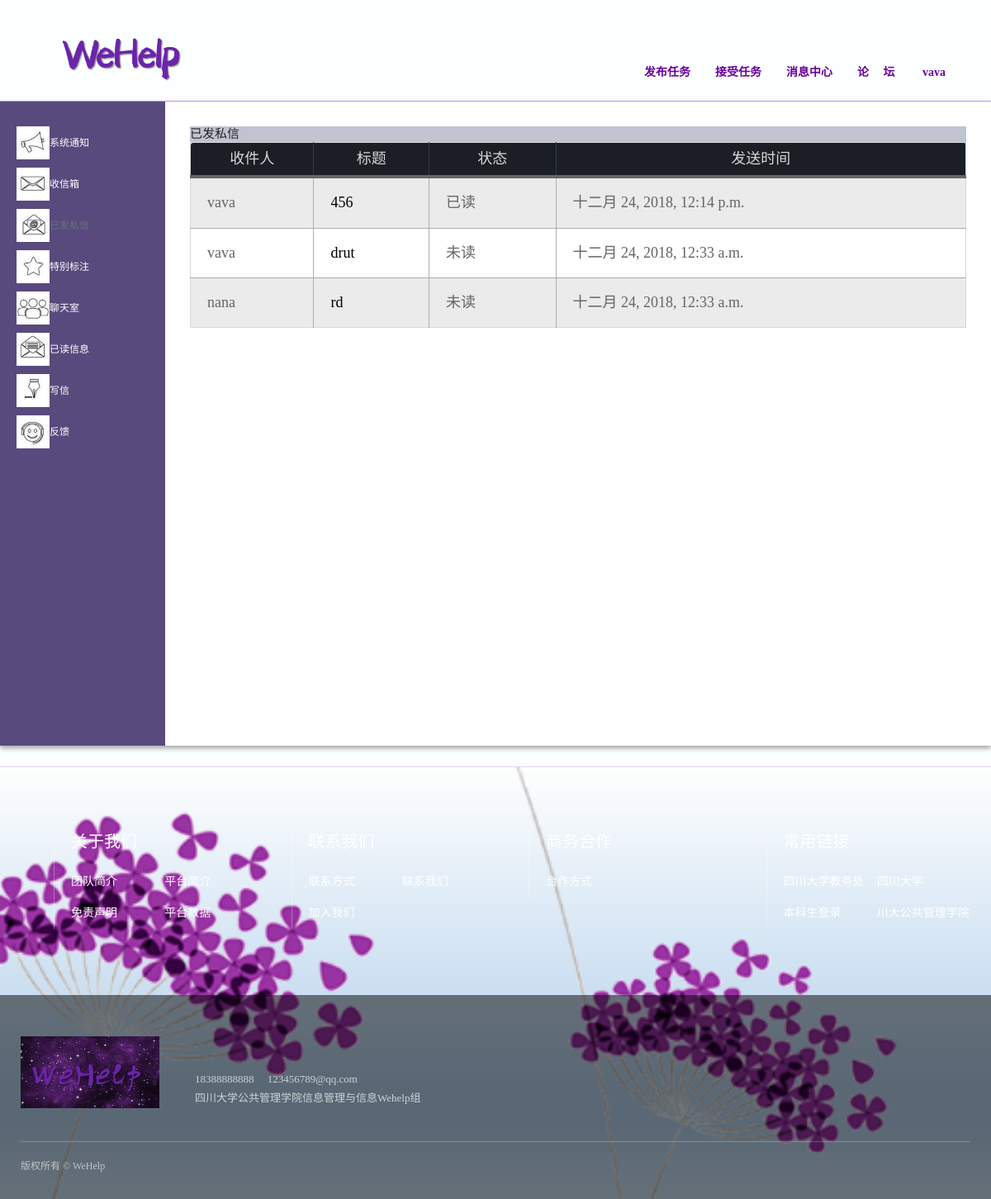
The page /Communication/message_by_me/ (signed in) on the database its author committed.
### Login/models.py (models this page shows, shortened)
class User(AbstractUser):
    gender_choice = (
        (u'M', u'Male'),
        (u'F', u'Female'),
    )
    login = (
        ('0', u'离线'),
        ('1', u'在线'),
    )
    username = models.CharField(max_length=64, verbose_name='用户名', unique=True)
    name = models.CharField(max_length=64, blank=True, verbose_name='姓名')
    gender = models.CharField(max_length=2, choices=gender_choice)
    college = models.CharField(max_length=64, blank=True, verbose_name='学院')
    major = models.CharField(max_length=64, blank=True, verbose_name='专业')
    birthday = models.DateField(blank=True, null=True, verbose_name='生日')
    email = models.EmailField(blank=True, verbose_name='邮箱')
    qq_num = models.CharField(max_length=64, blank=True, verbose_name='QQ号')
    avatar = models.ImageField(upload_to='avatar', verbose_name='头像')
    final_remark = models.FloatField(max_length=10, null=True, blank=True, verbose_name='总评分')
    task_take_num = models.IntegerField(default=0, blank=True, verbose_name='接单总次数')
    alike = models.IntegerField(default=0, blank=True, verbose_name='点赞总次数')
    attention = models.IntegerField(default=0, blank=True, verbose_name='关注总次数')
    is_login = models.CharField(max_length=128, choices=login, default='0', verbose_name='')
    master_type = models.ForeignKey(MasterType, on_delete=models.CASCADE, blank=True, null=True, verbose_name='达人类型')
    become_master_datetime = models.DateTimeField(auto_now_add=True, verbose_name='成为达人时间')
    master_take_delivery_times = models.IntegerField(default=0, blank=True, verbose_name='接快递总次数')
    master_take_buy_times = models.IntegerField(default=0, blank=True, verbose_name='接代购总次数')
    master_take_print_times = models.IntegerField(default=0, blank=True, verbose_name='接打印总次数')
    master_take_umbrella_times = models.IntegerField(default=0, blank=True, verbose_name='接共享伞总次数')
    master_take_others_times = models.IntegerField(default=0, blank=True, verbose_name='接其他单次数')
    class Meta:
        verbose_name = '用户资料'
        verbose_name_plural = verbose_name

class Message(models.Model):
    state = (
        ('0', "未读"),
        ('1', "已读"),
    )
    state_x = (
        ('0', "未被发件者标记"),
        ('1', "已被发件人标记"),
    )
    state_y = (
        ('0', "未被收件者标记"),
        ('1', "已被收件者标记"),
    )
    message_id = models.IntegerField(primary_key=True)
    txtmessage = models.CharField(max_length=100, null=False, verbose_name='留言内容名字')
    message_sender = models.CharField(max_length=100, null=False, verbose_name='留言发出者名字')
    message_receiver = models.CharField(max_length=100,null=False,verbose_name='留言接收者名字')
    message_receiver_ID = models.CharField(max_length=100,null=False,verbose_name='留言接收者ID')
    message_sender_ID = models.CharField(max_length=100,null=False,verbose_name='留言发出者ID')
    c_time = models.DateTimeField(auto_now_add=True, verbose_name='留言时间')
    title = models.CharField(max_length=100,null=True,verbose_name='留言标题')
    is_new = models.CharField(max_length=100,choices=state,default='0',blank=True,null=True,verbose_name='是都已阅')
    is_marked_bysender = models.CharField(max_length=100,choices=state_x,default='0',blank=True,null=True,verbose_name='是否被发件者标注')
    is_marked_byreceiver= models.CharField(max_length=100,choices=state_y,default='0',blank=True,null=True,verbose_name='是否被收件人标记')

### Communication/views.py (the view, shortened to what this page needs)
def message_by_me(request):
    if not request.session.get('is_login') == True:
        return redirect('/login/')
    user_id=request.session['user_id']
    message = Message.objects.filter(message_sender_ID=user_id).order_by('-c_time')
    p = Paginator(message, 10)   #分页，10篇文章一页
    if p.num_pages <= 1:  #如果文章不足一页
        good_list = message  #直接返回所有文章
        data = ''  #不需要分页按钮
    return render(request,'communication/message_by_me.html', context={'good_list': good_list, 'data': data, 'type': type}
    )

### templates/communication/message_by_me.html (shortened to what this page needs)
{% extends 'accounts/base.html' %}
{% load staticfiles %}
{% block css %}
    <link rel="stylesheet" href="{% static 'css/profile.css' %}">
{% endblock %}
    {% block content %}
<div class="nav1">
               <div class="item home">
                   <img src="{% static 'images/icon/system_message.jpg' %}" class="nav-img">
                    <a href="{% url 'Communication:system_message' %}">系统通知</a>
               </div>
               <div class="item">
                   <img src="{% static 'images/icon/person_message.jpg' %}" class="nav-img">
                   <a href="{% url 'Communication:person_message'%}">收信箱</a>
               </div>
               <div class="item">
                   <img src="{% static 'images/icon/message_by_me.jpg' %}" class="nav-img">
                   已发私信
               </div>
              <div class="item">
                  <img src="{% static 'images/icon/message_marked.jpg' %}" class="nav-img">
                  <a href="{% url 'Communication:marked_message'%}">特别标注</a>
              </div>
                <div class="item">
                    <img src="{% static 'images/icon/chat.jpg' %}" class="nav-img">
                    <a href="{% url 'Communication:chat'%}">聊天室</a>
               </div>
                <div class="item">
                    <img src="{% static 'images/icon/message_read.jpg' %}" class="nav-img">
                    <a href="{% url 'Communication:message_read'%}">已读信息</a>
               </div>
                <div class="item">
                    <img src="{% static 'images/icon/write_message.png' %}" class="nav-img">
                   <a href="{% url 'Communication:write_message'%}">写信</a>
               </div>
              <div class="item">
                  <img src="{% static 'images/icon/contact_us.jpg' %}" class="nav-img">
                   <a href="{% url 'Communication:contact_us'%}">反馈</a>
               </div>
            </div>
     <div class="content">
            <div class="panel-heading"style="background-color:#C1C3D1;border-color:white;font-size: 15px">
        已发私信
            </div>
   <table class="table ">
    <thead>
      <tr>
          <th>收件人</th>
       <th>标题</th>
       <th>状态</th>
          <th>发送时间</th>
      </tr>
    </thead>
  <tbody>
  {% for message in good_list %}
     <tr>
      <td>{{ message.message_receiver }}</td>
       <td><a href="{% url 'Communication:message_details' message.message_id%}">{{ message.title }}</a></td>
      {% if message.is_new == '0' %}
       <td>未读</td>
      {% else %}
      <td>已读</td>
      {% endif %}
      <td>{{ message.c_time }}</td>
     {% endfor %}
     </tr>
  </tbody>
</table>
            </div>
        {% endblock%}

### templates/accounts/base.html (shortened to what this page needs)
{% load static %}
<!DOCTYPE html>
<html lang="zh-CN">
  <head>
    <link href="{% static 'css/index02.css' %}" rel="stylesheet">
    <link href="{% static 'css/base01.css' %}" rel="stylesheet">
{% block css %}{% endblock %}
</head>
<body>
<div class="header" id="header" style="border-bottom:1px #d086f7 solid; ">
    <div class="navwrapper">
        <div class="logowrapper">
            <a href="/" class="logo" ><img src="{% static 'images/logo03.png' %}" alt=""></a>
        </div>
        <div class="nav">
            <div class="mainnav clearfix">
                <ul id="nav">
                    <li><a href="{% url 'Send:send_category' %}" class="">发布任务</a></li>
                    <li><a href="{% url 'Take:task_take_division_all' %}">接受任务</a></li>
                    <li><a href="/Communication/system_message/">消息中心</a></li>
                    <li><a href="/luntan/">论&nbsp;&nbsp;&nbsp;&nbsp;&nbsp;坛</a></li>
                    {% if user.is_login %}
                    <li><a href="#" class="">&nbsp;{{ user.username }}</a>
                    </li>
                    {% endif %}
                </ul>
            </div>
        </div>
    </div>
</div>
 <main>
    <div class="main-inner">
    {% block content %}
    {% endblock %}
       </div>
  </main>
<div class="footer" style="border-top:1px #e3d2fd solid;">
 <div class="mainWrap">
  <div class="ulink clearfix">
   <div class="tlink">
    <div class="txtwrapper clearfix">
     <h2>常用链接</h2>
     <ul>
      <li><a href="http://jwc.scu.edu.cn/" target="_blank">四川大学教务处</a></li>
      <li><a href="http://www.scu.edu.cn/" target="_blank">四川大学</a></li>
      <li><a href="http://zhjw.scu.edu.cn/login" target="_blank">本科生登录</a></li>
         <li><a href="http://ggglxy.scu.edu.cn/" target="_blank">川大公共管理学院</a></li>
     </ul>
    </div>
   </div>
      <div class="tlink">
          <div class="txtwrapper clearfix">
              <h2>商务合作</h2>
              <ul>
                  <li><a href="/cooperation/">合作方式</a></li>
              </ul>
          </div>
      </div>
      <div class="tlink">
          <div class="txtwrapper clearfix">
              <h2>联系我们</h2>
              <ul>
                  <li><a href="/contact_way/">联系方式</a></li>
                  <li><a href="/contact_us/">联系我们</a></li>
                  <li><a href="/joinus/">加入我们</a></li>
              </ul>
          </div>
      </div>
     <div class="tlink">
          <div class="txtwrapper clearfix">
              <h2>关于我们</h2><ul>
      <li><a href="/about_us/" target="_blank">团队简介</a></li>
      <li><a href="/about_platform/">平台简介</a></li>
      <li><a href="/disclamier/" target="_blank">免责声明</a></li>
              <li><a href="/bar/" target="_blank">平台数据</a></li>
     </ul>
        </div>
    </div>
  </div>
  </div>
  <div class="copy">
   <div class="mainWrap">
    <div class="contact">
     <img src="{% static 'images/logo04.png' %}" alt="">
     <div class="txtwrapper">
       18388888888　<span> 123456789@qq.com</span><br>
  四川大学公共管理学院信息管理与信息Wehelp组
     </div>
    </div>
    <div class="copyrights">
     版权所有 © WeHelp<span></span>
    </div>
   </div>
  </div>
</div></body>
</html>

### static/css/index02.css (style rules this page uses)
.header { position: relative; height: 122px; }
.header .navwrapper { position: absolute; width: 100%; z-index: 10; }
.header .navwrapper .nav { float: right; padding-right: 35px; padding-top: 30px; padding-bottom: 30px; }
@media screen and (max-width: 1400px) { .header .navwrapper .nav { padding-right: 10px; } }
.header .navwrapper .nav .mainnav { padding: 39px 0 16px 0; }
@media screen and (max-width: 1400px) { .header .navwrapper .nav .mainnav { padding-top: 35px; } }
.header .navwrapper .nav .mainnav li { float: left; font-size: 18px; position: relative; line-height: 46px; }
@media screen and (max-width: 1400px) { .header .navwrapper .nav .mainnav li { font-size: 16px; } }
@media screen and (max-width: 1280px) { .header .navwrapper .nav .mainnav li { font-size: 14px; } }
.header .navwrapper .nav .mainnav li a { color: #69019b; display: block; padding: 0 25px; font-weight: bolder; }
@media screen and (max-width: 1400px) { .header .navwrapper .nav .mainnav li a { padding: 0 20px; } }
@media screen and (max-width: 1280px) { .header .navwrapper .nav .mainnav li a { padding: 0 15px; } }
.header .navwrapper .logowrapper { position: absolute; width: 180px; left: 60px; top: 40px; }
.header .navwrapper .logowrapper .logo { display: block; }
.header .navwrapper .logowrapper img { width: 100%; }
.footer { position: relative; background: url(../images/pgy03.png) no-repeat bottom center; background-size: cover; }
.footer .ulink { padding-top: 100px; padding-bottom: 150px; }
@media screen and (max-width: 1920px) { .footer .ulink { padding-top: 100px; padding-bottom: 100px; } }
@media screen and (max-width: 1280px) { .footer .ulink { padding-top: 80px; padding-bottom: 80px; } }
.footer .ulink .tlink { float: right; width: 25%; color: #fff; }
.footer .ulink .tlink .txtwrapper { margin-left: 60px; padding-left: 40px; border-left: 1px solid rgba(255, 255, 255, 0.3); }
@media screen and (max-width: 1280px) { .footer .ulink .tlink .txtwrapper { margin-left: 40px; padding-left: 20px; } }
.footer .ulink .tlink .txtwrapper h2 { font-size: 20px; line-height: 1em; padding-bottom: 20px; }
.footer .ulink .tlink .txtwrapper a { color: #fff; font-size: 14px; line-height: 38px; }
.footer .ulink .tlink .txtwrapper li { float: left; width: 50%; }
.footer .copy { background: rgba(0, 0, 0, 0.5); padding: 50px 0 30px 0; }
.footer .copy .contact { padding-bottom: 40px; }
.footer .copy .contact img { width: 168px; }
.footer .copy .contact .txtwrapper { display: inline-block; color: #fff; opacity: 0.7; font-size: 13px; line-height: 1.75em; padding-left: 40px; }
.footer .copy .copyrights { color: #fff; opacity: 0.6; border-top: 1px solid rgba(255, 255, 255, 0.4); padding-top: 20px; }
.footer .copy .copyrights span { opacity: 0.5; padding: 0 20px; }

### static/css/base01.css (style rules this page uses)
html, body, div, span, object, iframe, h1, h2, h3, h4, h5, h6, p, blockquote, pre, a, abbr, acronym, address, figure, figcaption, code, del, dfn, em, button, q, dl, dt, dd, ol, ul, li, fieldset, form, legend, table, tf, tr, th { border: 0px; padding: 0px; font-size: 100%; margin: 0px; font-family: inherit; -webkit-font-smoothing: subpixel-antialiased; -webkit-text-size-adjust: 100%; font-weight: normal; word-break: break-word; }
body { background: #fcffff; color: #222; line-height: 1.6em; font-size: 12px; font-family: "å¾®è½¯é é»", "Microsoft YaHei", "PingFang SC", "Hiragino Sans GB", PingHei, STHeiti; margin: 0px auto; max-width: 2560px; overflow-x: hidden; }
img { border: 0px; vertical-align: bottom; -ms-interpolation-mode: bicubic; }
a { text-decoration: none; color: #000; }
ul, li { list-style-type: none; }
.clearfix:after { display: block; content: ''; clear: both; height: 0px; visibility: hidden; }
.clearfix { *display: table; *zoom: 1; }
.mainWrap { width: 1400px; margin: auto; }
@media screen and (max-width: 1400px) { .mainWrap { width: auto; margin: 0 25px; } }

### rows shown on the page
User: username "vava"
Message: message_receiver "vava", title "456", is_new "已读", c_time "十二月 24, 2018, 12:14 p.m."
Message: message_receiver "vava", title "drut", is_new "未读", c_time "十二月 24, 2018, 12:33 a.m."
Message: message_receiver "nana", title "rd", is_new "未读", c_time "十二月 24, 2018, 12:33 a.m."
